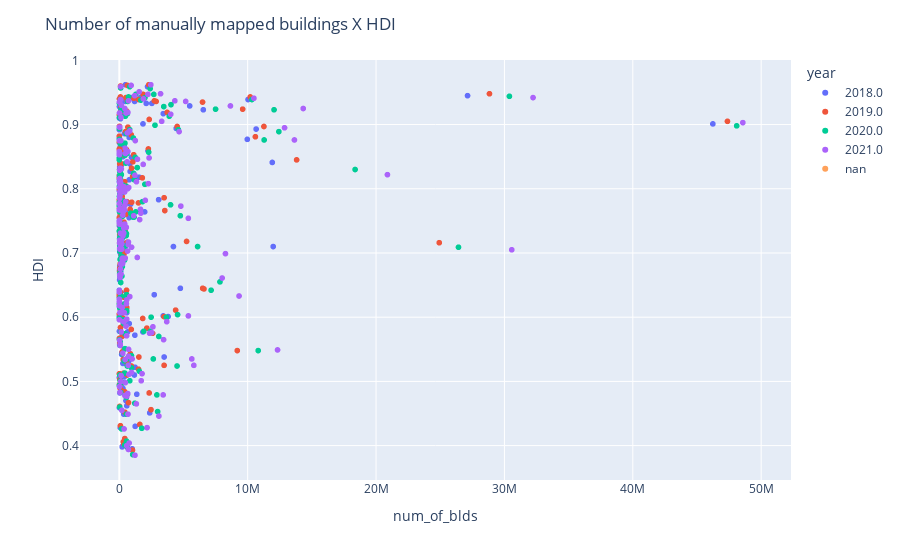

This figure's notebook cell:
### Code cell
# convert the year column to string
df_mm_blds_hdi.loc[: ,'year'] = df_mm_blds_hdi['year'].astype(str)

# the scatter plot of the number of manually mapped buildings and hdi in the years 2018-2022
fig = px.scatter(df_mm_blds_hdi, x="num_of_blds", y="HDI",
                 color="year",
                 #symbol="adm0_iso"
                 hover_name="adm0_iso",)

# Update layout to add title
fig.update_layout(title='Number of manually mapped buildings X HDI')

fig.show()

### Figure 1 — Plotly figure (JSON) as saved in the notebook; plotly's stock layout.template omitted (floating-point values rounded to 4 significant figures; data arrays with more than 128 entries replaced by an {"elided": "..."} marker saying what was removed)
{"data": [{"hovertemplate": "<b>%{hovertext}</b><br><br>year=2018.0<br>num_of_blds=%{x}<br>HDI=%{y}<extra></extra>", "hovertext": {"elided": "193 str values"}, "legendgroup": "2018.0", "marker": {"color": "#636efa", "symbol": "circle"}, "mode": "markers", "name": "2018.0", "showlegend": true, "type": "scattergl", "x": {"elided": "193 int values"}, "xaxis": "x", "y": {"elided": "193 float values"}, "yaxis": "y"}, {"hovertemplate": "<b>%{hovertext}</b><br><br>year=2019.0<br>num_of_blds=%{x}<br>HDI=%{y}<extra></extra>", "hovertext": {"elided": "193 str values"}, "legendgroup": "2019.0", "marker": {"color": "#EF553B", "symbol": "circle"}, "mode": "markers", "name": "2019.0", "showlegend": true, "type": "scattergl", "x": {"elided": "193 int values"}, "xaxis": "x", "y": {"elided": "193 float values"}, "yaxis": "y"}, {"hovertemplate": "<b>%{hovertext}</b><br><br>year=2020.0<br>num_of_blds=%{x}<br>HDI=%{y}<extra></extra>", "hovertext": {"elided": "193 str values"}, "legendgroup": "2020.0", "marker": {"color": "#00cc96", "symbol": "circle"}, "mode": "markers", "name": "2020.0", "showlegend": true, "type": "scattergl", "x": {"elided": "193 int values"}, "xaxis": "x", "y": {"elided": "193 float values"}, "yaxis": "y"}, {"hovertemplate": "<b>%{hovertext}</b><br><br>year=2021.0<br>num_of_blds=%{x}<br>HDI=%{y}<extra></extra>", "hovertext": {"elided": "193 str values"}, "legendgroup": "2021.0", "marker": {"color": "#ab63fa", "symbol": "circle"}, "mode": "markers", "name": "2021.0", "showlegend": true, "type": "scattergl", "x": {"elided": "193 int values"}, "xaxis": "x", "y": {"elided": "193 float values"}, "yaxis": "y"}, {"hovertemplate": "<b>%{hovertext}</b><br><br>year=nan<br>num_of_blds=%{x}<br>HDI=%{y}<extra></extra>", "hovertext": {"elided": "649 str values"}, "legendgroup": "nan", "marker": {"color": "#FFA15A", "symbol": "circle"}, "mode": "markers", "name": "nan", "showlegend": true, "type": "scattergl", "x": {"elided": "649 int values"}, "xaxis": "x", "y": {"elided": "649 null values"}, "yaxis": "y"}], "layout": {"legend": {"title": {"text": "year"}, "tracegroupgap": 0}, "margin": {"t": 60}, "title": {"text": "Number of manually mapped buildings X HDI"}, "xaxis": {"anchor": "y", "domain": [0, 1], "title": {"text": "num_of_blds"}}, "yaxis": {"anchor": "x", "domain": [0, 1], "title": {"text": "HDI"}}}}
